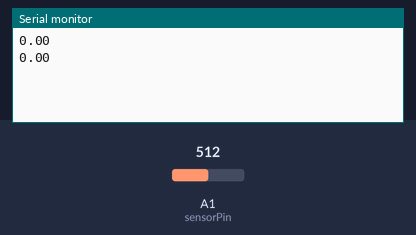
This sketch was run on a simulated Arduino Uno, built with avr-gcc and run on an emulated ATmega328P. On the bench: the last lines printed to the serial monitor. The test bench sets the inputs (shaded band); at power-on: A1 (sensorPin) = 512.

Above: at 4.7 s.
4.8 s: A1 (sensorPin) set to 716
At 6.1 s:
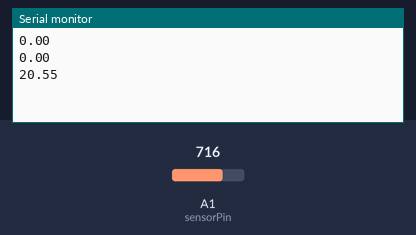
6.3 s: A1 (sensorPin) set to 900
At 7.0 s:
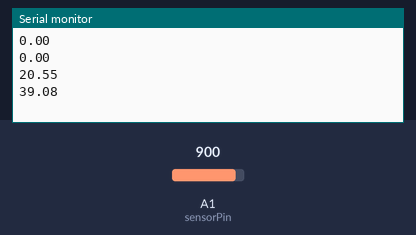
Timing chart, 0 to 9.3 s (numbered marks = the images above; inputs shaded):
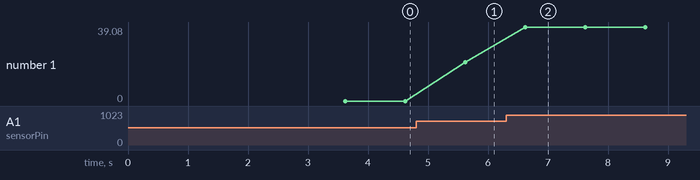

Measured:
- after the input at 4.8 s, the serial monitor: prints a new line after 0.82 s (image 1)
- after the input at 6.3 s, the serial monitor: prints a new line after 0.32 s (image 2)
- plotted number 1: 0 → 20.55 after the input at 4.8 s, 20.55 → 39.08 after the input at 6.3 s

The sketch:

Corriente_plot.ino
```cpp
const int sensorPin = 1;                // GPIO1 (recomendado cambiar a GPIO34 si es posible)
float offsetVoltaje = 0;                // Se detecta en tiempo real
unsigned long tiempoAnterior = 0;
const int intervaloLectura = 1000;      // tiempo en ms (1s)

void setup() {
  Serial.begin(115200);

  // Calibración inicial (motor apagado)
  delay(3000);

  long suma = 0;
  const int muestras = 100;

  for (int i = 0; i < muestras; i++) {
    suma += analogRead(sensorPin);
    delay(5);
  }

  offsetVoltaje = ((suma / (float)muestras) / 4095.0) * 3.3;
}

void loop() {
  if (millis() - tiempoAnterior >= intervaloLectura) {
    tiempoAnterior = millis();

    long suma = 0;
    const int muestras = 50;

    for (int i = 0; i < muestras; i++) {
      suma += analogRead(sensorPin);
      delay(2);
    }

    float voltaje = ((suma / (float)muestras) / 4095.0) * 3.3;
    float corriente = (voltaje - offsetVoltaje) / 0.008; // 8mV/A

    // Eliminar ruido menor a 50 mA
    if (abs(corriente) < 0.05) {
      corriente = 0;
    }

    // Salida solo numérica para el Plotter Serial
    Serial.println(corriente);
  }
}
```
